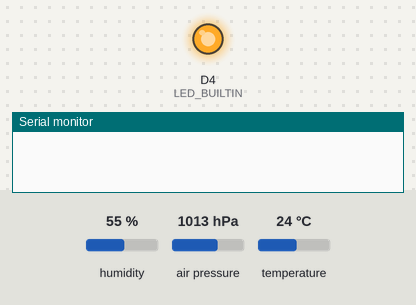
A sketch run on a simulated ESP8266 (NodeMCU). On the bench: output pins drawn as LEDs (lit = HIGH, except the on-board LED, lit = LOW), the last lines printed to the serial monitor. The inputs (shaded band) are chosen by the test bench; at power-on: humidity 55 %, air pressure 1013 hPa, temperature 24 °C. WiFi joins after 1.5 s; servers stay silent unless stated; network time is answered at once with the bench clock; the local clock reads 2024-03-15 10:24:30 at power-on unless the sketch sets it.

Above: at 0.1 s.
At 2.6 s:
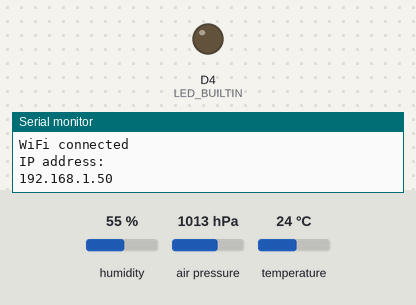
Timing chart, 0 to 4.1 s (numbered marks = the images above):
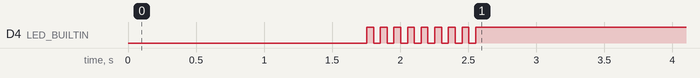

The sketch:

bme280_grafana.ino
```cpp
#include <Adafruit_BME280.h>
#include <ESP8266WiFi.h>
#include <ESP8266WiFiMulti.h>
#include <WiFiUdp.h>
#include <NTPClient.h>
#include <Wire.h>

// define timezone offset in seconds
#define UTC 0

// function declarations
char* getCharFromString(String);
void writeTCP(WiFiClient, String, float);

// create objects
ESP8266WiFiMulti WiFiMulti;
WiFiUDP ntpUDP;
NTPClient timeClient(ntpUDP, "ptbtime1.ptb.de", UTC, 3600000);
Adafruit_BME280 bme; // I2C
WiFiClient client;
WiFiUDP Udp;

// set pins
const int sclPin = D1;
const int sdaPin = D2;

// strings for graphite path
const String location = "livingroom.";
const String baseString = "example.esp.";

// graphite server address and port
IPAddress remoteIP(198,51,100,42); //graphite server
unsigned int remotePort = 2003;  //graphite server port (tcp)

// enable VCC measurement
ADC_MODE(ADC_VCC);

void setup() {
  // init i2c connection
  Wire.begin(sdaPin, sclPin);
  bme.begin(0x76);

  // init serial connection for debugging
  Serial.begin(9600);
  delay(200);
  pinMode(LED_BUILTIN, OUTPUT);

  WiFiMulti.addAP("wifi1_ssid", "password");
  WiFiMulti.addAP("wifi2_ssid", "password2");

  Serial.println();
  Serial.println();
  Serial.print("Wait for WiFi... ");

  // connect to wifi
  while(WiFiMulti.run() != WL_CONNECTED) {
      Serial.print(".");
      delay(500);
  }

  Serial.println("");
  Serial.println("WiFi connected");
  Serial.println("IP address: ");
  Serial.println(WiFi.localIP());

  //blinking led if wifi is connected and time is synced
  for (int i=1;i<10;i++){
    digitalWrite(LED_BUILTIN, LOW);
    delay(50);
    digitalWrite(LED_BUILTIN, HIGH);
    delay(50);
  }
}

void loop() {
  // initial time update via ntp
  timeClient.update();

  // init variables
  float temp = 0;
  float hum = 0;
  float pres = 0;
  float vcc = 0;
  int rssi = 0;
  String ssid = "";

  // read sensor data
  temp = bme.readTemperature();
  hum = bme.readHumidity();
  pres = bme.readPressure();
  vcc = ESP.getVcc()/1000.0;
  rssi = WiFi.RSSI();
  ssid = WiFi.SSID();

  // connect to server and send data via tcp
  client.connect(remoteIP, remotePort);
  writeTCP(client, "temp", temp);
  writeTCP(client, "hum", hum);
  writeTCP(client, "pres", pres);
  writeTCP(client, "vcc", vcc);
  writeTCP(client, "rssi." + ssid, rssi);
  // close tcp connection
  client.stop();

  // wait arround one minute for next value
  delay(55000);
}

// to enable some string concatenations we need this function to get byte arrays again
char* getCharFromString(String input){
    static char output[64] = "";
    input.toCharArray(output, 64);
    return output;
}

void writeTCP(WiFiClient client, String graphiteElement, float value){
    // build line for graphite
    char* finalElement = getCharFromString(baseString + location + graphiteElement + " " + value + " " + timeClient.getEpochTime());
    // print line to serial for debugging
    Serial.println(finalElement);
    // send line over tcp
    client.println(finalElement);
}
```
